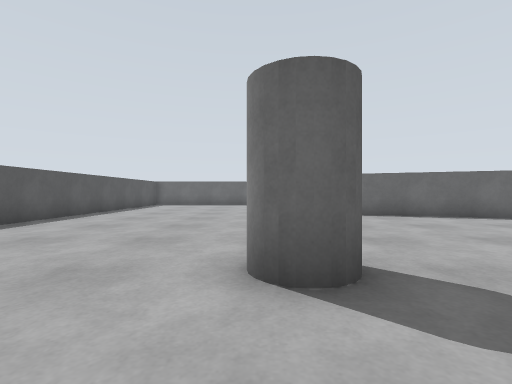
[1] (above)

21 first-person views from a walk through a Gazebo world. The camera is 0.83 m above the floor, looks level and sees 85° across. The floor is counted in squares, 1 m on a side. Each view is taken from the middle of a square. On the plan, view 1 faces up. The plan holds only what a view shows up to about 10 squares ahead; the rest is blank.

[2]
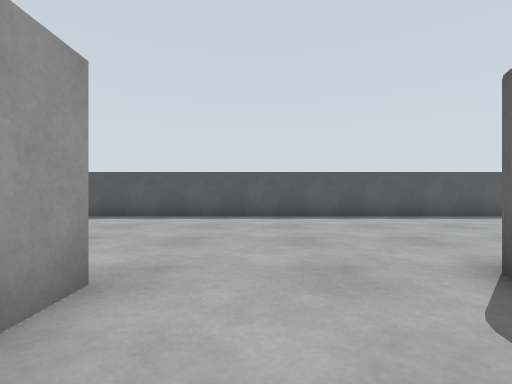

[3]
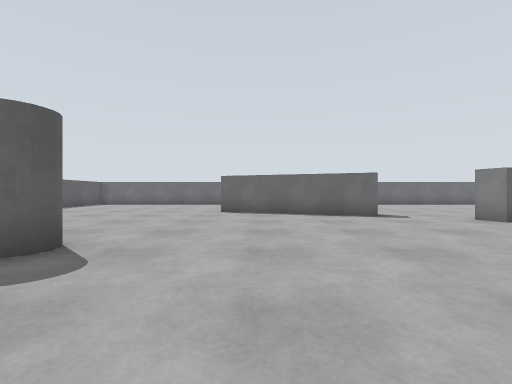

[4]
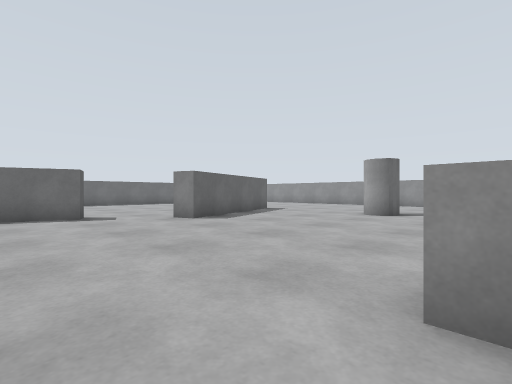

[5]
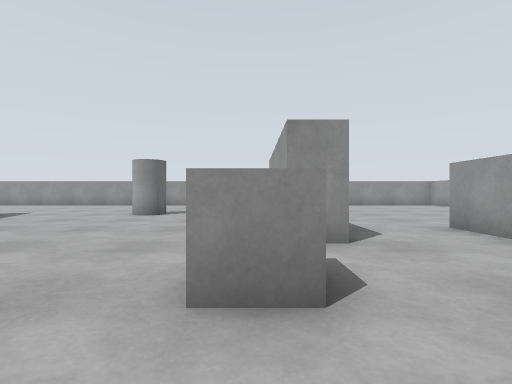

[6]
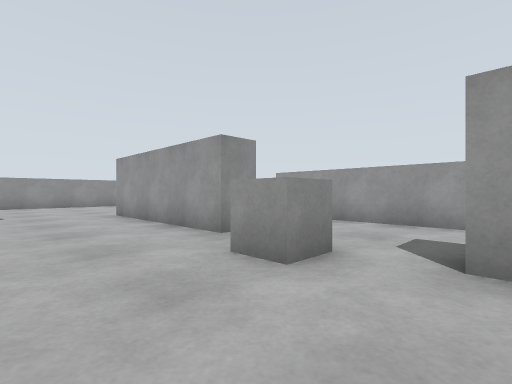

[7]
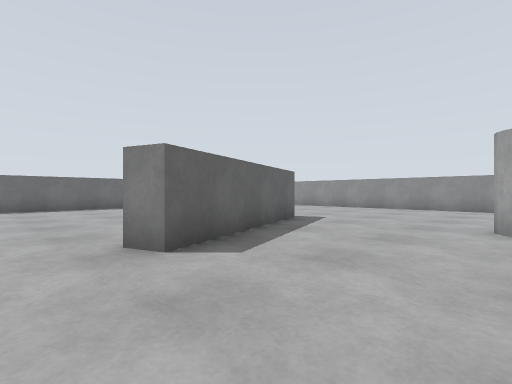

[8]
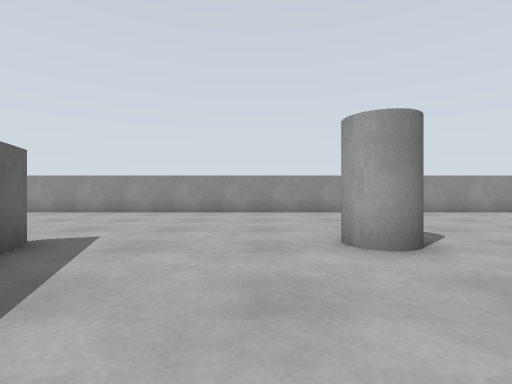

[9]
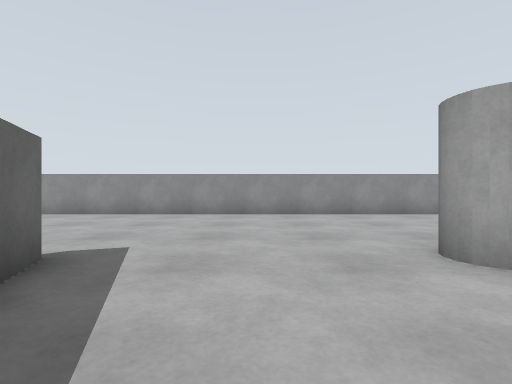

[10]
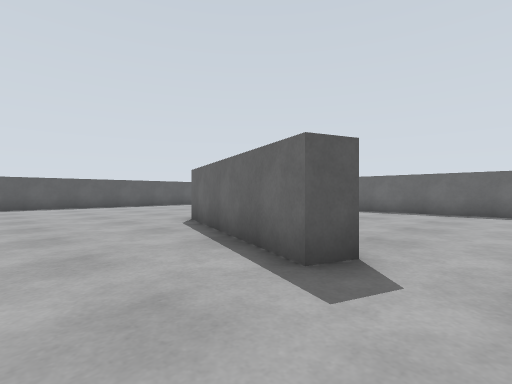

[11]
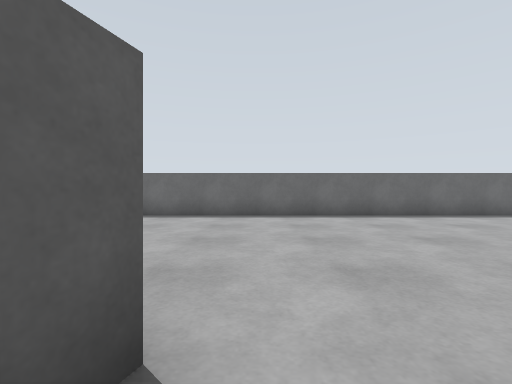

[12]
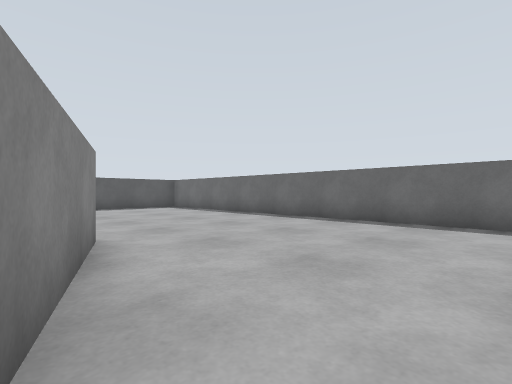

[13]
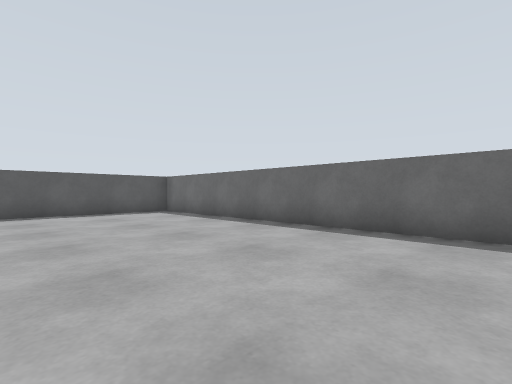

[14]
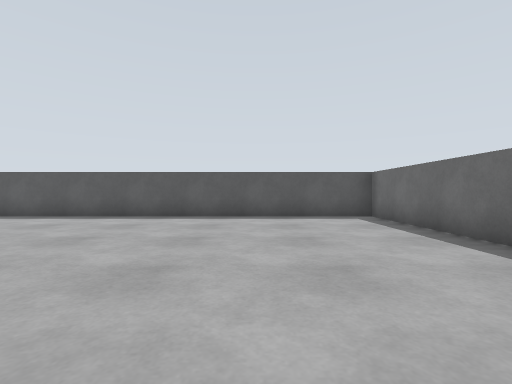

[15]
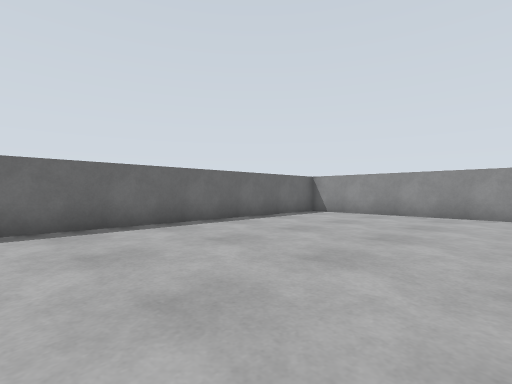

[16]
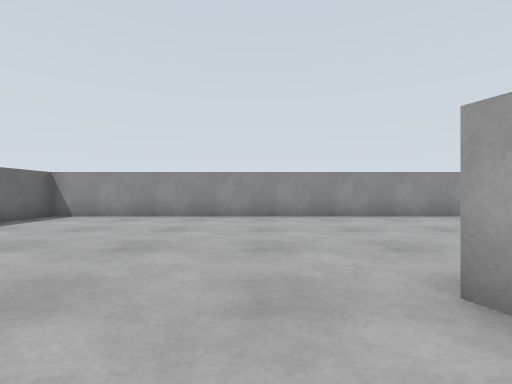

[17]
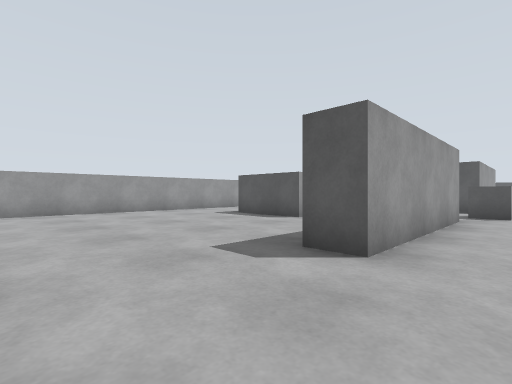

[18]
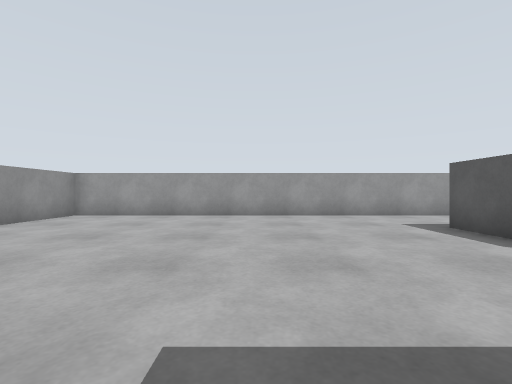

[19]
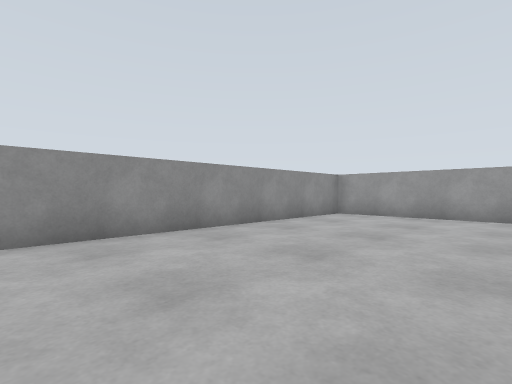

[20]
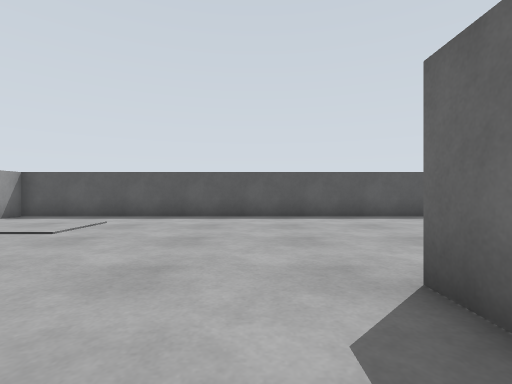

[21]
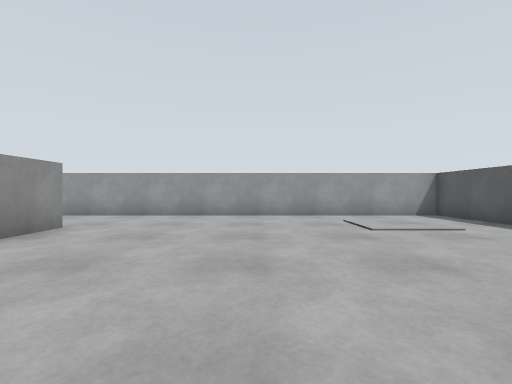

### Floor plan
Key: @ floor where view 1 was taken; # wall or solid block; . floor; P pillar; B grey box.
Columns run from 7 left of view 1 to 24 right of it. Each row starts with its distance up from view 1.
 18 ################################
 17 #..............................#
 16 #..............................#
 15 #..............................#
 14 #..............................#
 13 #..............................#
 12 #..............................#
 11 #.........##...................#
 10 #..........####....   .........#
  9 #.............##...   ##.......#
  8 #..................####........#
  7 #.................##...........#
  6 #..............................#
  5 #..............................#
  4 #..............................#
  3 #......PP..............PP......
  2 #..............................
  1 #..............................
  0 #......@.......................
 -1 #......... . ..BB.............
 -2 #.......#    #....######.......#
 -3 #.........    .................#
 -4 #..........   .................#
 -5 #..........   .................#
 -6 #...........  BBBBBB...........#
 -7 #...........B      B...........#
 -8 #...........B      B...........#
 -9 #..  ........      ............#
-10 #.............    .............#
-11 #.............    .............#
-12 ###############  ###############

Where each view was taken, in squares from view 1:
view 1: 0 up, 0 right, facing up
view 2: 0 up, 3 right, facing left
view 3: 1 down, 4 right, facing up
view 4: 1 down, 6 right, facing up-right
view 5: 1 down, 6 right, facing right
view 6: 2 up, 6 right, facing down-right
view 7: 3 up, 9 right, facing up-right
view 8: 5 up, 12 right, facing right
view 9: 6 up, 13 right, facing right
view 10: 6 up, 10 right, facing up-left
view 11: 8 up, 9 right, facing up
view 12: 10 up, 8 right, facing up-left
view 13: 12 up, 5 right, facing up-left
view 14: 14 up, 3 right, facing left
view 15: 11 up, 13 right, facing up-right
view 16: 11 up, 14 right, facing right
view 17: 0 up, 20 right, facing down-left
view 18: 2 down, 17 right, facing down
view 19: 2 down, 18 right, facing down-right
view 20: 4 down, 3 right, facing left
view 21: 2 down, 0 right, facing down
